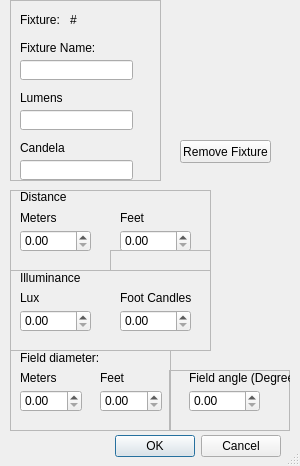
<?xml version="1.0" encoding="UTF-8"?>
<ui version="4.0">
 <class>FixtureEditDialog</class>
 <widget class="QDialog" name="FixtureEditDialog">
  <property name="geometry">
   <rect>
    <x>0</x>
    <y>0</y>
    <width>300</width>
    <height>466</height>
   </rect>
  </property>
  <property name="focusPolicy">
   <enum>Qt::ClickFocus</enum>
  </property>
  <property name="windowTitle">
   <string>Add/Edit Fixture</string>
  </property>
  <property name="sizeGripEnabled">
   <bool>true</bool>
  </property>
  <widget class="QDialogButtonBox" name="NavigationButtons">
   <property name="geometry">
    <rect>
     <x>0</x>
     <y>430</y>
     <width>281</width>
     <height>32</height>
    </rect>
   </property>
   <property name="orientation">
    <enum>Qt::Horizontal</enum>
   </property>
   <property name="standardButtons">
    <set>QDialogButtonBox::Cancel|QDialogButtonBox::Ok</set>
   </property>
  </widget>
  <widget class="QFrame" name="frame">
   <property name="geometry">
    <rect>
     <x>10</x>
     <y>0</y>
     <width>151</width>
     <height>181</height>
    </rect>
   </property>
   <property name="frameShape">
    <enum>QFrame::StyledPanel</enum>
   </property>
   <property name="frameShadow">
    <enum>QFrame::Raised</enum>
   </property>
   <widget class="QLabel" name="label">
    <property name="geometry">
     <rect>
      <x>10</x>
      <y>13</y>
      <width>47</width>
      <height>13</height>
     </rect>
    </property>
    <property name="text">
     <string>Fixture:</string>
    </property>
   </widget>
   <widget class="QLabel" name="FixtureNumberDisplay">
    <property name="geometry">
     <rect>
      <x>60</x>
      <y>9</y>
      <width>31</width>
      <height>21</height>
     </rect>
    </property>
    <property name="text">
     <string>#</string>
    </property>
   </widget>
   <widget class="QLabel" name="label_3">
    <property name="geometry">
     <rect>
      <x>10</x>
      <y>40</y>
      <width>91</width>
      <height>16</height>
     </rect>
    </property>
    <property name="text">
     <string>Fixture Name:</string>
    </property>
   </widget>
   <widget class="QLineEdit" name="FixtureName">
    <property name="geometry">
     <rect>
      <x>10</x>
      <y>60</y>
      <width>113</width>
      <height>20</height>
     </rect>
    </property>
   </widget>
   <widget class="QLabel" name="LumenLabel">
    <property name="geometry">
     <rect>
      <x>10</x>
      <y>90</y>
      <width>91</width>
      <height>16</height>
     </rect>
    </property>
    <property name="text">
     <string>Lumens</string>
    </property>
   </widget>
   <widget class="QLineEdit" name="Lumens">
    <property name="geometry">
     <rect>
      <x>10</x>
      <y>110</y>
      <width>113</width>
      <height>20</height>
     </rect>
    </property>
   </widget>
   <widget class="QLineEdit" name="CandelaBox">
    <property name="geometry">
     <rect>
      <x>10</x>
      <y>160</y>
      <width>113</width>
      <height>20</height>
     </rect>
    </property>
    <property name="text">
     <string/>
    </property>
   </widget>
   <widget class="QLabel" name="CandelaLabel">
    <property name="geometry">
     <rect>
      <x>10</x>
      <y>140</y>
      <width>91</width>
      <height>16</height>
     </rect>
    </property>
    <property name="text">
     <string>Candela</string>
    </property>
   </widget>
  </widget>
  <widget class="QFrame" name="frame_2">
   <property name="geometry">
    <rect>
     <x>10</x>
     <y>270</y>
     <width>201</width>
     <height>81</height>
    </rect>
   </property>
   <property name="frameShape">
    <enum>QFrame::StyledPanel</enum>
   </property>
   <property name="frameShadow">
    <enum>QFrame::Raised</enum>
   </property>
   <widget class="QLabel" name="LuxLabel">
    <property name="geometry">
     <rect>
      <x>10</x>
      <y>20</y>
      <width>71</width>
      <height>16</height>
     </rect>
    </property>
    <property name="text">
     <string>Lux</string>
    </property>
   </widget>
   <widget class="QDoubleSpinBox" name="LuxSpinBox">
    <property name="geometry">
     <rect>
      <x>10</x>
      <y>40</y>
      <width>71</width>
      <height>22</height>
     </rect>
    </property>
    <property name="maximum">
     <double>5000000.000000000000000</double>
    </property>
   </widget>
   <widget class="QDoubleSpinBox" name="FootCandleSpinBox">
    <property name="geometry">
     <rect>
      <x>110</x>
      <y>40</y>
      <width>71</width>
      <height>22</height>
     </rect>
    </property>
    <property name="maximum">
     <double>5000000.000000000000000</double>
    </property>
   </widget>
   <widget class="QLabel" name="label_2">
    <property name="geometry">
     <rect>
      <x>110</x>
      <y>20</y>
      <width>71</width>
      <height>16</height>
     </rect>
    </property>
    <property name="text">
     <string>Foot Candles</string>
    </property>
   </widget>
   <widget class="QLabel" name="IlluminaceLabel">
    <property name="geometry">
     <rect>
      <x>10</x>
      <y>0</y>
      <width>61</width>
      <height>16</height>
     </rect>
    </property>
    <property name="text">
     <string>Illuminance:</string>
    </property>
   </widget>
  </widget>
  <widget class="QFrame" name="frame_3">
   <property name="geometry">
    <rect>
     <x>10</x>
     <y>190</y>
     <width>201</width>
     <height>81</height>
    </rect>
   </property>
   <property name="frameShape">
    <enum>QFrame::StyledPanel</enum>
   </property>
   <property name="frameShadow">
    <enum>QFrame::Raised</enum>
   </property>
   <widget class="QLabel" name="DistFeetLabel">
    <property name="geometry">
     <rect>
      <x>110</x>
      <y>20</y>
      <width>61</width>
      <height>16</height>
     </rect>
    </property>
    <property name="text">
     <string>Feet</string>
    </property>
   </widget>
   <widget class="QLabel" name="DistMetersLabel">
    <property name="geometry">
     <rect>
      <x>10</x>
      <y>20</y>
      <width>91</width>
      <height>16</height>
     </rect>
    </property>
    <property name="text">
     <string>Meters</string>
    </property>
   </widget>
   <widget class="QDoubleSpinBox" name="DistFeetSpinBox_2">
    <property name="geometry">
     <rect>
      <x>110</x>
      <y>40</y>
      <width>71</width>
      <height>22</height>
     </rect>
    </property>
    <property name="maximum">
     <double>5000.000000000000000</double>
    </property>
   </widget>
   <widget class="QDoubleSpinBox" name="DistMetersSpinBox">
    <property name="geometry">
     <rect>
      <x>10</x>
      <y>40</y>
      <width>71</width>
      <height>22</height>
     </rect>
    </property>
    <property name="maximum">
     <double>5000.000000000000000</double>
    </property>
   </widget>
   <widget class="QLabel" name="DistLabel">
    <property name="geometry">
     <rect>
      <x>10</x>
      <y>0</y>
      <width>47</width>
      <height>13</height>
     </rect>
    </property>
    <property name="text">
     <string>Distance:</string>
    </property>
   </widget>
   <widget class="QFrame" name="frame_6">
    <property name="geometry">
     <rect>
      <x>100</x>
      <y>250</y>
      <width>201</width>
      <height>81</height>
     </rect>
    </property>
    <property name="frameShape">
     <enum>QFrame::StyledPanel</enum>
    </property>
    <property name="frameShadow">
     <enum>QFrame::Raised</enum>
    </property>
    <widget class="QLabel" name="DistFeetLabel_2">
     <property name="geometry">
      <rect>
       <x>110</x>
       <y>20</y>
       <width>61</width>
       <height>16</height>
      </rect>
     </property>
     <property name="text">
      <string>Feet</string>
     </property>
    </widget>
    <widget class="QLabel" name="DistMetersLabel_2">
     <property name="geometry">
      <rect>
       <x>10</x>
       <y>20</y>
       <width>91</width>
       <height>16</height>
      </rect>
     </property>
     <property name="text">
      <string>Meters</string>
     </property>
    </widget>
    <widget class="QDoubleSpinBox" name="DistFeetSpinBox_3">
     <property name="geometry">
      <rect>
       <x>110</x>
       <y>40</y>
       <width>71</width>
       <height>22</height>
      </rect>
     </property>
     <property name="maximum">
      <double>5000.000000000000000</double>
     </property>
    </widget>
    <widget class="QDoubleSpinBox" name="DistMetersSpinBox_2">
     <property name="geometry">
      <rect>
       <x>10</x>
       <y>40</y>
       <width>71</width>
       <height>22</height>
      </rect>
     </property>
     <property name="maximum">
      <double>5000.000000000000000</double>
     </property>
    </widget>
    <widget class="QLabel" name="DistLabel_2">
     <property name="geometry">
      <rect>
       <x>10</x>
       <y>0</y>
       <width>47</width>
       <height>13</height>
      </rect>
     </property>
     <property name="text">
      <string>Distance:</string>
     </property>
    </widget>
   </widget>
   <widget class="QFrame" name="frame_7">
    <property name="geometry">
     <rect>
      <x>100</x>
      <y>330</y>
      <width>201</width>
      <height>81</height>
     </rect>
    </property>
    <property name="frameShape">
     <enum>QFrame::StyledPanel</enum>
    </property>
    <property name="frameShadow">
     <enum>QFrame::Raised</enum>
    </property>
    <widget class="QLabel" name="LuxLabel_2">
     <property name="geometry">
      <rect>
       <x>10</x>
       <y>20</y>
       <width>71</width>
       <height>16</height>
      </rect>
     </property>
     <property name="text">
      <string>Lux</string>
     </property>
    </widget>
    <widget class="QDoubleSpinBox" name="LuxSpinBox_2">
     <property name="geometry">
      <rect>
       <x>10</x>
       <y>40</y>
       <width>71</width>
       <height>22</height>
      </rect>
     </property>
     <property name="maximum">
      <double>5000000.000000000000000</double>
     </property>
    </widget>
    <widget class="QDoubleSpinBox" name="FootCandleSpinBox_2">
     <property name="geometry">
      <rect>
       <x>110</x>
       <y>40</y>
       <width>71</width>
       <height>22</height>
      </rect>
     </property>
     <property name="maximum">
      <double>5000000.000000000000000</double>
     </property>
    </widget>
    <widget class="QLabel" name="label_4">
     <property name="geometry">
      <rect>
       <x>110</x>
       <y>20</y>
       <width>71</width>
       <height>16</height>
      </rect>
     </property>
     <property name="text">
      <string>Foot Candles</string>
     </property>
    </widget>
    <widget class="QLabel" name="IlluminaceLabel_2">
     <property name="geometry">
      <rect>
       <x>10</x>
       <y>0</y>
       <width>61</width>
       <height>16</height>
      </rect>
     </property>
     <property name="text">
      <string>Illuminance:</string>
     </property>
    </widget>
   </widget>
   <widget class="QFrame" name="frame_8">
    <property name="geometry">
     <rect>
      <x>100</x>
      <y>410</y>
      <width>161</width>
      <height>81</height>
     </rect>
    </property>
    <property name="frameShape">
     <enum>QFrame::StyledPanel</enum>
    </property>
    <property name="frameShadow">
     <enum>QFrame::Raised</enum>
    </property>
    <widget class="QLabel" name="FieldSizeLabel_2">
     <property name="geometry">
      <rect>
       <x>10</x>
       <y>0</y>
       <width>111</width>
       <height>16</height>
      </rect>
     </property>
     <property name="text">
      <string>Field diameter:</string>
     </property>
    </widget>
    <widget class="QLabel" name="FieldSizeFeetLabel_2">
     <property name="geometry">
      <rect>
       <x>90</x>
       <y>20</y>
       <width>91</width>
       <height>16</height>
      </rect>
     </property>
     <property name="text">
      <string>Feet</string>
     </property>
    </widget>
    <widget class="QDoubleSpinBox" name="BeamSizeFeetSpinBox_4">
     <property name="geometry">
      <rect>
       <x>90</x>
       <y>40</y>
       <width>62</width>
       <height>22</height>
      </rect>
     </property>
     <property name="maximum">
      <double>99999.990000000005239</double>
     </property>
    </widget>
    <widget class="QLabel" name="FieldSizeMetersLabel_2">
     <property name="geometry">
      <rect>
       <x>10</x>
       <y>20</y>
       <width>91</width>
       <height>16</height>
      </rect>
     </property>
     <property name="text">
      <string>Meters</string>
     </property>
    </widget>
    <widget class="QDoubleSpinBox" name="BeamSizeMetersSpinBox_3">
     <property name="geometry">
      <rect>
       <x>10</x>
       <y>40</y>
       <width>62</width>
       <height>22</height>
      </rect>
     </property>
     <property name="maximum">
      <double>9999.989999999999782</double>
     </property>
    </widget>
   </widget>
   <widget class="QFrame" name="frame_9">
    <property name="geometry">
     <rect>
      <x>259</x>
      <y>430</y>
      <width>121</width>
      <height>61</height>
     </rect>
    </property>
    <property name="frameShape">
     <enum>QFrame::StyledPanel</enum>
    </property>
    <property name="frameShadow">
     <enum>QFrame::Raised</enum>
    </property>
    <widget class="QLabel" name="FieldAngleLabel_2">
     <property name="geometry">
      <rect>
       <x>20</x>
       <y>0</y>
       <width>111</width>
       <height>16</height>
      </rect>
     </property>
     <property name="text">
      <string>Field angle (Degrees)</string>
     </property>
    </widget>
    <widget class="QDoubleSpinBox" name="FieldAngleSpinBox_2">
     <property name="geometry">
      <rect>
       <x>20</x>
       <y>20</y>
       <width>71</width>
       <height>22</height>
      </rect>
     </property>
     <property name="maximum">
      <double>1000.000000000000000</double>
     </property>
    </widget>
   </widget>
   <widget class="QFrame" name="frame_10">
    <property name="geometry">
     <rect>
      <x>100</x>
      <y>60</y>
      <width>181</width>
      <height>181</height>
     </rect>
    </property>
    <property name="frameShape">
     <enum>QFrame::StyledPanel</enum>
    </property>
    <property name="frameShadow">
     <enum>QFrame::Raised</enum>
    </property>
    <widget class="QLabel" name="label_6">
     <property name="geometry">
      <rect>
       <x>10</x>
       <y>40</y>
       <width>91</width>
       <height>16</height>
      </rect>
     </property>
     <property name="text">
      <string>Fixture Name:</string>
     </property>
    </widget>
    <widget class="QLineEdit" name="FixtureName_2">
     <property name="geometry">
      <rect>
       <x>10</x>
       <y>60</y>
       <width>113</width>
       <height>20</height>
      </rect>
     </property>
    </widget>
    <widget class="QLabel" name="LumenLabel_2">
     <property name="geometry">
      <rect>
       <x>10</x>
       <y>90</y>
       <width>91</width>
       <height>16</height>
      </rect>
     </property>
     <property name="text">
      <string>Lumens</string>
     </property>
    </widget>
    <widget class="QLineEdit" name="Lumens_2">
     <property name="geometry">
      <rect>
       <x>10</x>
       <y>110</y>
       <width>113</width>
       <height>20</height>
      </rect>
     </property>
    </widget>
    <widget class="QLineEdit" name="CandelaBox_2">
     <property name="geometry">
      <rect>
       <x>10</x>
       <y>160</y>
       <width>113</width>
       <height>20</height>
      </rect>
     </property>
     <property name="text">
      <string/>
     </property>
    </widget>
    <widget class="QLabel" name="CandelaLabel_2">
     <property name="geometry">
      <rect>
       <x>10</x>
       <y>140</y>
       <width>91</width>
       <height>16</height>
      </rect>
     </property>
     <property name="text">
      <string>Candela</string>
     </property>
    </widget>
   </widget>
   <widget class="QDialogButtonBox" name="NavigationButtons_2">
    <property name="geometry">
     <rect>
      <x>90</x>
      <y>490</y>
      <width>281</width>
      <height>32</height>
     </rect>
    </property>
    <property name="orientation">
     <enum>Qt::Horizontal</enum>
    </property>
    <property name="standardButtons">
     <set>QDialogButtonBox::Cancel|QDialogButtonBox::Ok</set>
    </property>
   </widget>
  </widget>
  <widget class="QFrame" name="frame_4">
   <property name="geometry">
    <rect>
     <x>10</x>
     <y>350</y>
     <width>161</width>
     <height>81</height>
    </rect>
   </property>
   <property name="frameShape">
    <enum>QFrame::StyledPanel</enum>
   </property>
   <property name="frameShadow">
    <enum>QFrame::Raised</enum>
   </property>
   <widget class="QLabel" name="FieldSizeLabel">
    <property name="geometry">
     <rect>
      <x>10</x>
      <y>0</y>
      <width>111</width>
      <height>16</height>
     </rect>
    </property>
    <property name="text">
     <string>Field diameter:</string>
    </property>
   </widget>
   <widget class="QLabel" name="FieldSizeFeetLabel">
    <property name="geometry">
     <rect>
      <x>90</x>
      <y>20</y>
      <width>91</width>
      <height>16</height>
     </rect>
    </property>
    <property name="text">
     <string>Feet</string>
    </property>
   </widget>
   <widget class="QDoubleSpinBox" name="BeamSizeFeetSpinBox_3">
    <property name="geometry">
     <rect>
      <x>90</x>
      <y>40</y>
      <width>62</width>
      <height>22</height>
     </rect>
    </property>
    <property name="maximum">
     <double>99999.990000000005239</double>
    </property>
   </widget>
   <widget class="QLabel" name="FieldSizeMetersLabel">
    <property name="geometry">
     <rect>
      <x>10</x>
      <y>20</y>
      <width>91</width>
      <height>16</height>
     </rect>
    </property>
    <property name="text">
     <string>Meters</string>
    </property>
   </widget>
   <widget class="QDoubleSpinBox" name="BeamSizeMetersSpinBox_2">
    <property name="geometry">
     <rect>
      <x>10</x>
      <y>40</y>
      <width>62</width>
      <height>22</height>
     </rect>
    </property>
    <property name="maximum">
     <double>9999.989999999999782</double>
    </property>
   </widget>
  </widget>
  <widget class="QFrame" name="frame_5">
   <property name="geometry">
    <rect>
     <x>169</x>
     <y>370</y>
     <width>121</width>
     <height>61</height>
    </rect>
   </property>
   <property name="frameShape">
    <enum>QFrame::StyledPanel</enum>
   </property>
   <property name="frameShadow">
    <enum>QFrame::Raised</enum>
   </property>
   <widget class="QLabel" name="FieldAngleLabel">
    <property name="geometry">
     <rect>
      <x>20</x>
      <y>0</y>
      <width>111</width>
      <height>16</height>
     </rect>
    </property>
    <property name="text">
     <string>Field angle (Degrees)</string>
    </property>
   </widget>
   <widget class="QDoubleSpinBox" name="FieldAngleSpinBox">
    <property name="geometry">
     <rect>
      <x>20</x>
      <y>20</y>
      <width>71</width>
      <height>22</height>
     </rect>
    </property>
    <property name="maximum">
     <double>1000.000000000000000</double>
    </property>
   </widget>
  </widget>
  <widget class="QPushButton" name="RemoveFixture">
   <property name="geometry">
    <rect>
     <x>180</x>
     <y>140</y>
     <width>91</width>
     <height>23</height>
    </rect>
   </property>
   <property name="text">
    <string>Remove Fixture</string>
   </property>
  </widget>
 </widget>
 <resources/>
 <connections>
  <connection>
   <sender>NavigationButtons</sender>
   <signal>accepted()</signal>
   <receiver>FixtureEditDialog</receiver>
   <slot>accept()</slot>
   <hints>
    <hint type="sourcelabel">
     <x>248</x>
     <y>254</y>
    </hint>
    <hint type="destinationlabel">
     <x>157</x>
     <y>274</y>
    </hint>
   </hints>
  </connection>
  <connection>
   <sender>NavigationButtons</sender>
   <signal>rejected()</signal>
   <receiver>FixtureEditDialog</receiver>
   <slot>reject()</slot>
   <hints>
    <hint type="sourcelabel">
     <x>316</x>
     <y>260</y>
    </hint>
    <hint type="destinationlabel">
     <x>286</x>
     <y>274</y>
    </hint>
   </hints>
  </connection>
 </connections>
</ui>
